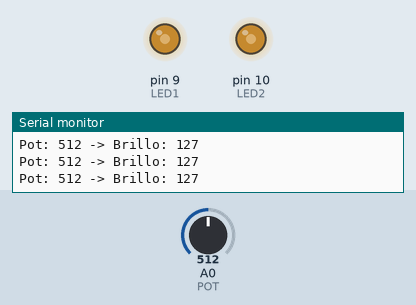
Bench run of a sketch on a simulated Arduino Uno, built with avr-gcc and run on an emulated ATmega328P. Shown: output pins drawn as LEDs (lit = HIGH), the last lines printed to the serial monitor. The inputs (shaded band) are chosen by the test bench; at power-on: A0 (POT) = 512.

Above: at 1.2 s.
1.3 s: A0 (POT) set to 110
At 2.1 s:
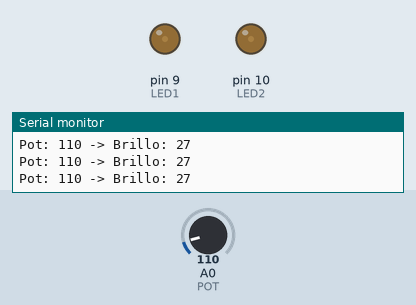
2.8 s: A0 (POT) set to 90
At 3.9 s:
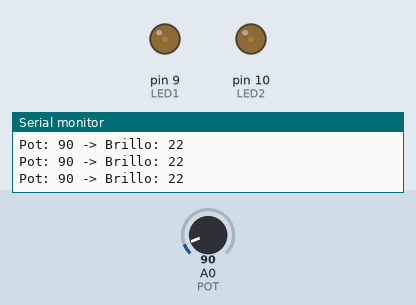
4.3 s: A0 (POT) set to 716
At 5.0 s:
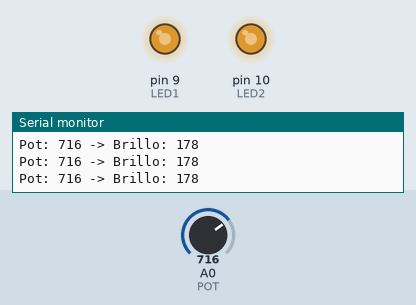
5.8 s: A0 (POT) set to 11
At 6.8 s:
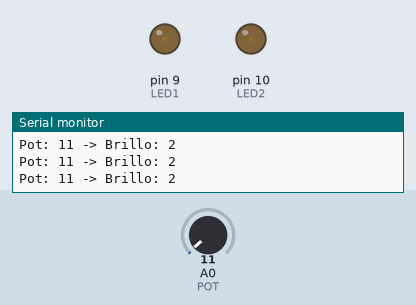
7.3 s: A0 (POT) set to 8
At 8.5 s:
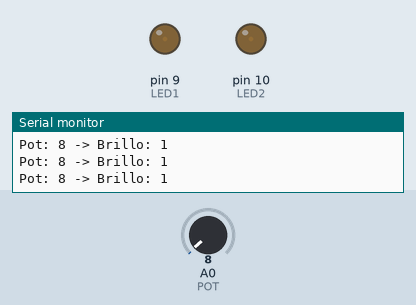
8.8 s: A0 (POT) set to 36
At 10.0 s:
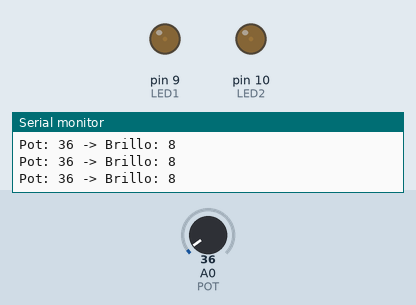
10.3 s: A0 (POT) set to 44
Timing chart, 0 to 13.3 s (numbered marks = the images above; inputs shaded):
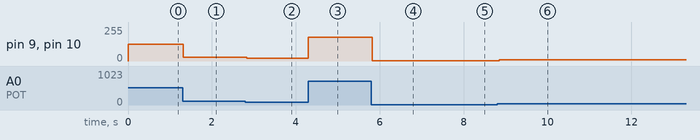

Measured:
- after the input at 1.3 s, pin 9 (LED1), pin 10 (LED2): 127/255 → 27/255 at once
- after the input at 2.8 s, pin 9 (LED1), pin 10 (LED2): 27/255 → 22/255 at once
- after the input at 4.3 s, pin 9 (LED1), pin 10 (LED2): 22/255 → 178/255 at once
- after the input at 5.8 s, pin 9 (LED1), pin 10 (LED2): 178/255 → 2/255 at once
- after the input at 7.3 s, pin 9 (LED1), pin 10 (LED2): 2/255 → 1/255 at once
- after the input at 8.8 s, pin 9 (LED1), pin 10 (LED2): 1/255 → 8/255 after 0.05 s
- after the input at 10.3 s, pin 9 (LED1), pin 10 (LED2): 8/255 → 10/255 at once

The sketch:

p2_nave_luces.ino
```cpp
/*
 * P2: Nave con Luces - EigenRobotics
 *
 * LEDs controlados con potenciómetro.
 * El niño gira la perilla y cambia el brillo.
 *
 * Conceptos:
 * - analogRead(): leer valor 0-1023
 * - analogWrite(): PWM, valor 0-255
 * - map(): convertir rangos
 * - Pines PWM (marcados con ~)
 *
 * Circuito:
 * - Potenciómetro: patas externas a 5V y GND, central a A0
 * - LED 1 en pin 9 (PWM)
 * - LED 2 en pin 10 (PWM)
 * - Cada LED con resistencia 220 ohm
 */

const int POT = A0;     // Potenciómetro en pin analógico A0
const int LED1 = 9;     // Primer LED (motor izquierdo de la nave)
const int LED2 = 10;    // Segundo LED (motor derecho de la nave)

void setup() {
  pinMode(LED1, OUTPUT);
  pinMode(LED2, OUTPUT);
  Serial.begin(9600);  // Para ver valores en monitor serial
}

void loop() {
  // Leer potenciómetro (0-1023)
  int lectura = analogRead(POT);

  // Convertir a rango de brillo (0-255)
  int brillo = map(lectura, 0, 1023, 0, 255);

  // Aplicar brillo a los LEDs
  analogWrite(LED1, brillo);
  analogWrite(LED2, brillo);

  // Mostrar en monitor serial
  Serial.print("Pot: ");
  Serial.print(lectura);
  Serial.print(" -> Brillo: ");
  Serial.println(brillo);

  delay(50);  // Pequeña pausa para estabilidad
}

/*
 * EXPERIMENTOS:
 *
 * 1. Haz que LED2 tenga la mitad de brillo que LED1
 * 2. Añade más LEDs de diferentes colores
 * 3. Haz un efecto "respirar" automático (sin potenciómetro)
 * 4. Usa dos potenciómetros para controlar grupos de LEDs separados
 */
```
